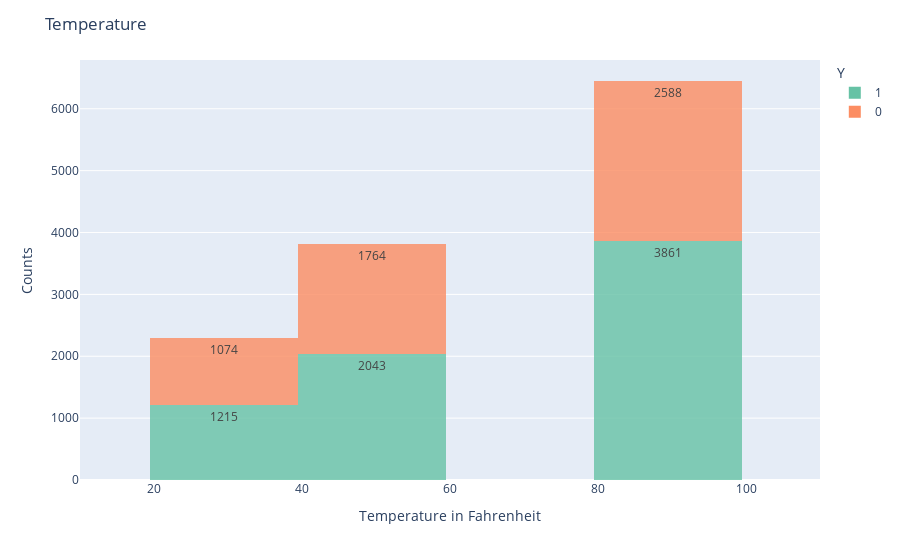

Notebook cell for this chart:
### Markdown cell above
6. Use a histogram to visualize the temperature column.

### Code cell
# Plotly graph showing the temperature and the acceptance, higher temperature has higher number of acceptance
fig1 = px.histogram(data_new, x = 'temperature', color = 'Y', text_auto=True, color_discrete_sequence = px.colors.qualitative.Set2, 
                    height=500, opacity=0.8, range_x=[10, 110])
# Add title and axis lables
fig1.update_layout(
    title_text='Temperature', # title of plot
    xaxis_title_text='Temperature in Fahrenheit', # xaxis label
    yaxis_title_text='Counts', # yaxis label
)
fig1.show()

### Figure 1 — Plotly figure (JSON) as saved in the notebook; plotly's stock layout.template omitted (floating-point values rounded to 4 significant figures; data arrays with more than 128 entries replaced by an {"elided": "..."} marker saying what was removed)
{"data": [{"alignmentgroup": "True", "bingroup": "x", "hovertemplate": "Y=1<br>temperature=%{x}<br>count=%{y}<extra></extra>", "legendgroup": "1", "marker": {"color": "rgb(102,194,165)", "opacity": 0.8, "pattern": {"shape": ""}}, "name": "1", "offsetgroup": "1", "orientation": "v", "showlegend": true, "texttemplate": "%{value}", "type": "histogram", "x": {"elided": "7119 int values"}, "xaxis": "x", "yaxis": "y"}, {"alignmentgroup": "True", "bingroup": "x", "hovertemplate": "Y=0<br>temperature=%{x}<br>count=%{y}<extra></extra>", "legendgroup": "0", "marker": {"color": "rgb(252,141,98)", "opacity": 0.8, "pattern": {"shape": ""}}, "name": "0", "offsetgroup": "0", "orientation": "v", "showlegend": true, "texttemplate": "%{value}", "type": "histogram", "x": {"elided": "5426 int values"}, "xaxis": "x", "yaxis": "y"}], "layout": {"autosize": true, "barmode": "relative", "legend": {"title": {"text": "Y"}, "tracegroupgap": 0}, "margin": {"t": 60}, "title": {"text": "Temperature"}, "xaxis": {"anchor": "y", "domain": [0, 1], "range": [10, 110], "title": {"text": "Temperature in Fahrenheit"}, "type": "linear"}, "yaxis": {"anchor": "x", "autorange": true, "domain": [0, 1], "range": [0, 6788.0], "title": {"text": "Counts"}}}}
